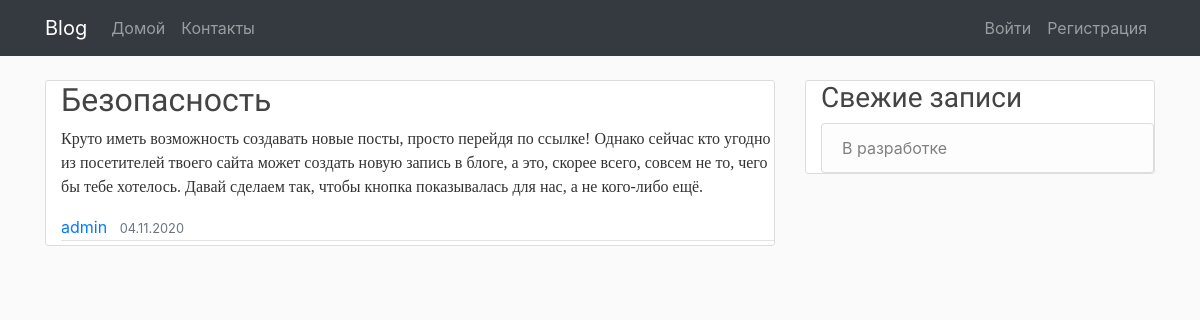
Screenshot of /post/Безопасность with the database file from the repository.
### blog/models.py (models this page shows, shortened)
class Post(db.Model):
    __tablename__ = 'posts'
    id = db.Column(db.Integer, primary_key=True)
    title = db.Column(db.String(100))
    slug = db.Column(db.String(100), unique=True)
    body = db.Column(db.Text)
    created = db.Column(db.DateTime, nullable=False, default=datetime.now())
    user_id = db.Column(db.Integer, db.ForeignKey('users.id'))

class User(db.Model, UserMixin):
    __tablename__ = 'users'
    id = db.Column(db.Integer, primary_key=True, autoincrement=True)
    username = db.Column(db.String(64), index=True, nullable=False, unique=True)
    email = db.Column(db.String(64), unique=True, nullable=False)
    password_hash = db.Column(db.String(128), nullable=False)
    posts = db.relationship('Post', backref='author', lazy='dynamic')

### blog/posts/routes.py (the view)
@posts.route("/post/<slug>")
def post(slug):
    post = db.session.query(Post).filter(Post.slug == slug).first()
    return render_template('posts/post.html', title=post.title, post=post)

### blog/templates/posts/post.html (shortened to what this page needs)
{% extends "base.html" %}
{% block content %}
<article class="media content-section">
    <div class="media-body">
        <h2 class="article-title">{{ post.title }}</h2>
        <p class="article-content">{{ post.body }}</p>
        <div class="article-metadata">
            <a class="mr-2" href="{{ url_for('users.user_posts', username=post.author.username) }}">{{
                post.author.username }}</a>
            <small class="text-muted">{{ post.created.strftime('%d.%m.%Y') }}</small>
        </div>
    </div>
</article>
{% endblock content %}

### blog/static/css/main.css (style rules this page uses)
body { background: #fafafa; color: #333333; margin-top: 5rem; }
h1, h2, h3, h4, h5, h6 a { color: #444444; font-family: 'Lobster', cursive; }
.content-section { background: #ffffff; padding-left: 15px; border: 1px solid #dddddd; border-radius: 3px; margin-bottom: 20px; }
.article-title { color: #444444; }
.article-content { white-space: pre-line; font-family: ''; }
.article-metadata { padding-bottom: 1px; margin-bottom: 4px; border-bottom: 1px solid #e3e3e3 }

### rows the page displays
Post: title "Безопасность", body "Круто иметь возможность создавать новые посты, просто перейдя по ссылке! Однако сейчас кто угодно из посетителей твоего сайта может создать новую запись в блоге, а это, скорее всего, совсем не то, чего бы тебе хотелось. Давай сделаем так, чтобы кнопка показывалась для нас, а не кого-либо ещё.", created "04.11.2020"
User: author.username "admin"
